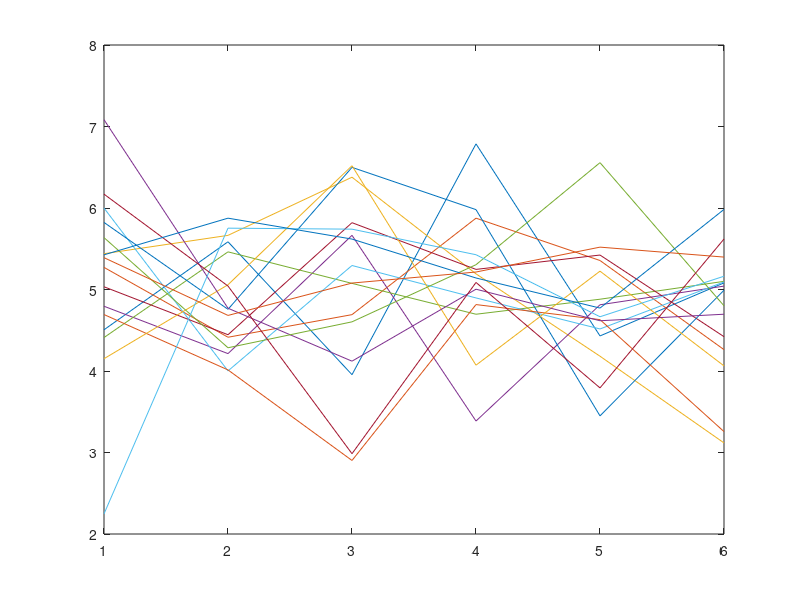

Write MATLAB code to recreate this figure. (Note: this script raises an error after producing the figure.)
%% Example plot for Zane

%% Create group data normally distributed around 5 for both conditions
a(:,1) = 5 + randn(16,1);
a(:,2) = 5 + randn(16,1);
a(:,3) = 5 + randn(16,1);
a(:,4) = 5 + randn(16,1);
a(:,5) = 5 + randn(16,1);
a(:,6) = 5 + randn(16,1);

%% Create figure
fig1 = figure('color','w','position',[50 50 200 300]);

x = 1:6;

% plot paired data
plot(a') 
hold on

% scatter plot with matching colors
set(gca,'ColorOrderIndex',1)
for i = 1:height(a)
    scatter(x,a(i,:),20,'filled','o')
end

% plot group mean line
plot(mean(a,'omitnan'),'k-','LineWidth',2)

% plot group mean scatter
scatter(x,mean(a,'omitnan'),40,'k','filled','o')

xlim([0 7])
ylim([0 10])
box off
ax = gca;
ax.XTick = 1:6;
